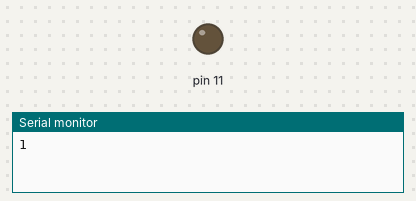
Simulated run of this sketch. Board: Arduino Uno, built with avr-gcc and run on an emulated ATmega328P. Shown: output pins drawn as LEDs (lit = HIGH), the last lines printed to the serial monitor.

Above: at 0.6 s.
At 67.3 s:
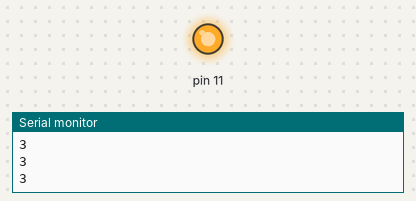
Timing chart, 0 to 69.2 s (numbered marks = the images above):
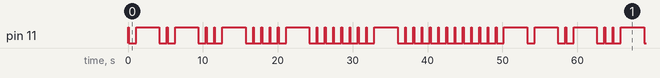

Measured:
- by itself, pin 11: moves between LOW and HIGH, repeating every 53.2 s
- by itself, everything shown: repeats every 53.2 s, in 64 steps

The sketch:

fibonacci_pattern_1Light.uno.ino
```cpp
int n = 0;
int m = 1;
int next;
void setup() {
  // put your setup code here, to run once:
  pinMode(11, OUTPUT);
  Serial.begin(9600);
}

void loop() {
  // put your main code here, to run repeatedly:
for(int i = 0; i <= 5; i++) {
  next = n + m;
  n = m;
  m = next;
  for(int j = 0; j < next; j++) {
  Serial.println(next);
  digitalWrite(11, HIGH);
  delay(100);
  digitalWrite(11, LOW);
  delay(1000);
  }
  digitalWrite(11, HIGH);
  delay(3000);
}
n = 0;
m = 1;
next = 0;
}
```
